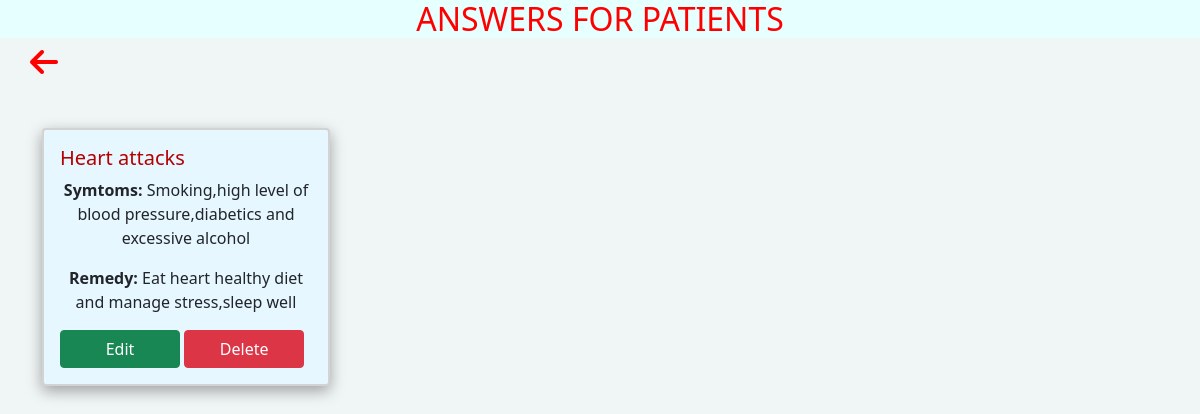
The app's page /mgmt_app/dispanswersadmin/ with its own data.
### mgmt_app/models.py (models this page shows)
class answermodel(models.Model):
    diname=models.CharField(max_length=100)
    explanation=models.CharField(max_length=1000)
    remedy=models.CharField(max_length=500)

### mgmt_app/views.py (the view)
# urls.py: path('dispanswersadmin/',dispanswersadmin),
def dispanswersadmin(request):
    a=answermodel.objects.all()
    return render(request,'answeradmindisp.html',{'a':a})

### mgmt_app/templates/answeradmindisp.html (shortened to what this page needs)
<!DOCTYPE html>
<html lang="en">
<head>
  <link href="https://cdn.jsdelivr.net/npm/bootstrap@5.0.2/dist/css/bootstrap.min.css" rel="stylesheet">
</head>
<body>
<h2>ANSWERS FOR PATIENTS</h2>
<div>
    <a href="http://127.0.0.1:8000/mgmt_app/admindashboard/"><i class="fa-solid fa-arrow-left fa-2x" style="color:red;margin-left:30px;"></i></a>
</div>
<div class="container mt-5">
  <div class="row">
    {% for i in a %}
    <div class="col">
      <div class="card" style="width: 18rem;">
  <div class="card-body">
    <h5 class="card-title">{{i.diname}}</h5>
    <p class="card-text"><b>Symtoms:</b> {{i.explanation}}</p>
   <p class="card-text"><b>Remedy:</b> {{i.remedy}}</p>
   <a href="http://127.0.0.1:8000/mgmt_app/editanswers/{{i.id}}" class="btn btn-success">Edit</a>
     <a href="http://127.0.0.1:8000/mgmt_app/deleteanswers/{{i.id}}" class="btn btn-danger">Delete</a>
  </div>
</div>
    </div>
    {% endfor %}
  </div>
</div>
</body>
</html>

### mgmt_app/templates/answeradmindisp.html (style rules this page uses)
* { padding:0px; margin:0px; box:border-box; }
body { background:#f0f5f5; }
.card { background:#e6f7ff; border:2px solid lightgrey; box-shadow: rgba(0, 0, 0, 0.35) 0px 5px 15px; }
p { text-align:center; }
.fa-solid { color:red; }
h5 { color:#b30000; }
.btn { width:120px; }
h2 { color:red; text-align:center; background-color:#e6ffff; }

### records on screen
answermodel: diname "Heart attacks", explanation "Smoking,high level of blood pressure,diabetics and excessive alcohol", remedy "Eat heart healthy diet and manage stress,sleep well"
